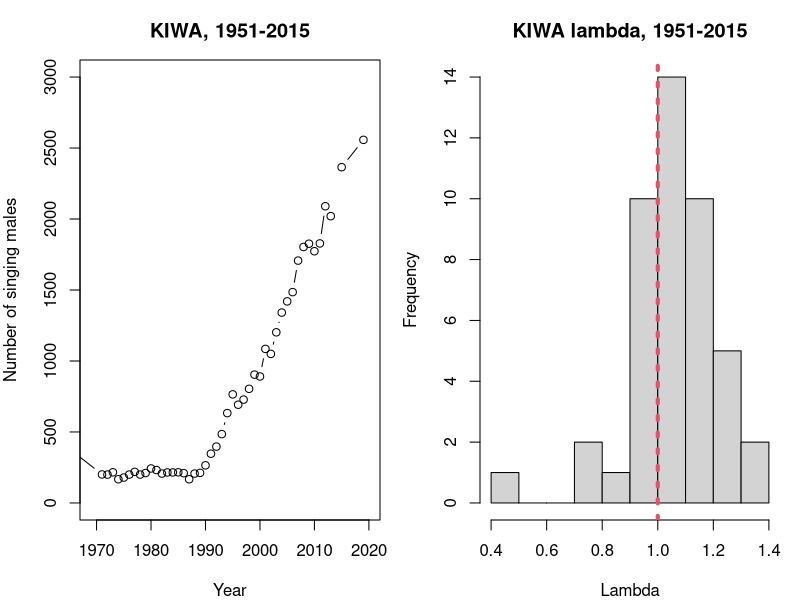

Write R code to recreate this figure.
## ---- chunk 1
knitr::opts_chunk$set(echo = FALSE)

N <- c(432,502,201,200,216,167,179,200,219,200,211,243,232,207,215,215,216,210,167,207,212,265,347, 397,485,633,765,692,728,804,904,891,1085,1050,1202,1341,1420,1485,1707,1803,1826,1773,1828,2090,2020, NA,2365,
       1023/0.40)

year <- c(1951,1961,1971,1972,1973,1974,1975,1976,1977,1978,1979,1980,1981,1982,1983,1984,
          1985,1986,1987,1988,1989,1990,1991,1992,1993,1994,1995,1996,1997,1998,1999,2000,
          2001,2002,2003,2004,2005,2006, 2007,2008,2009,2010,2011,2012,2013,2014,2015,
          2019)


## ---- chunk 2
par(mfrow = c(1,2),mar = c(4,4,3,1))
#cbind(year, N)
plot(N ~ year, type = "b", main = "KIWA, 1951-2015",
     xlab = "Year", ylab = "Number of singing males",ylim = c(0,3000),
     xlim = c(1969,2020))

hist(N[-1]/N[-length(N)], main = "KIWA lambda, 1951-2015",
     xlab = "Lambda")
abline(v = 1, col = 2, lty = 3, lwd = 4)

## ---- chunk 3
phi.A <- 0.67  #c(0.74, 0.65, 0.75, 0.57, 0.65)
phi.HY <- 0.415
fec <- 3.58 #includes nest loss

# ignoring pairing
phi.A + phi.HY*fec*0.5 #1.42

#  pairing success differences based on habitat quality (i.e. 0·85−0·97; Probst 1986; Rockwell 2013)
phi.A + phi.HY*1.52 #1.3008 #low  quality
phi.A + phi.HY*1.74 #1.3921 #high quality
